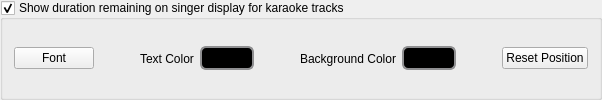
                 <widget class="QGroupBox" name="groupBoxShowDuration">
                  <property name="sizePolicy">
                   <sizepolicy hsizetype="Preferred" vsizetype="Preferred">
                    <horstretch>0</horstretch>
                    <verstretch>0</verstretch>
                   </sizepolicy>
                  </property>
                  <property name="title">
                   <string>Show duration remaining on singer display for karaoke tracks</string>
                  </property>
                  <property name="checkable">
                   <bool>true</bool>
                  </property>
                  <layout class="QHBoxLayout" name="horizontalLayout_6">
                   <item>
                    <widget class="QPushButton" name="btnDurationFont">
                     <property name="text">
                      <string>Font</string>
                     </property>
                    </widget>
                   </item>
                   <item>
                    <spacer name="horizontalSpacer_15">
                     <property name="orientation">
                      <enum>Qt::Horizontal</enum>
                     </property>
                     <property name="sizeType">
                      <enum>QSizePolicy::Fixed</enum>
                     </property>
                     <property name="sizeHint" stdset="0">
                      <size>
                       <width>40</width>
                       <height>20</height>
                      </size>
                     </property>
                    </spacer>
                   </item>
                   <item>
                    <widget class="QLabel" name="label_31">
                     <property name="text">
                      <string>Text Color</string>
                     </property>
                    </widget>
                   </item>
                   <item>
                    <widget class="QPushButton" name="btnDurationFontColor">
                     <property name="styleSheet">
                      <string notr="true">QPushButton {
    border: 2px solid #8f8f91;
    border-radius: 6px;
    background-color: rgb(0,0,0);
    min-width: 40px;
    padding-left: 5px;
    padding-right: 5px;
    padding-top: 3px;
    padding-bottom: 3px;
}

QPushButton:pressed {
    background-color: rgb(0,0,0);
}

QPushButton:flat {
    border: none; /* no border for a flat push button */
}

QPushButton:default {
    border-color: navy; /* make the default button prominent */
}</string>
                     </property>
                     <property name="text">
                      <string/>
                     </property>
                    </widget>
                   </item>
                   <item>
                    <spacer name="horizontalSpacer_16">
                     <property name="orientation">
                      <enum>Qt::Horizontal</enum>
                     </property>
                     <property name="sizeType">
                      <enum>QSizePolicy::Fixed</enum>
                     </property>
                     <property name="sizeHint" stdset="0">
                      <size>
                       <width>40</width>
                       <height>20</height>
                      </size>
                     </property>
                    </spacer>
                   </item>
                   <item>
                    <widget class="QLabel" name="label_32">
                     <property name="text">
                      <string>Background Color</string>
                     </property>
                    </widget>
                   </item>
                   <item>
                    <widget class="QPushButton" name="btnDurationBgColor">
                     <property name="styleSheet">
                      <string notr="true">QPushButton {
    border: 2px solid #8f8f91;
    border-radius: 6px;
    background-color: rgb(0,0,0);
    min-width: 40px;
    padding-left: 5px;
    padding-right: 5px;
    padding-top: 3px;
    padding-bottom: 3px;
}

QPushButton:pressed {
    background-color: rgb(0,0,0);
}

QPushButton:flat {
    border: none; /* no border for a flat push button */
}

QPushButton:default {
    border-color: navy; /* make the default button prominent */
}</string>
                     </property>
                     <property name="text">
                      <string/>
                     </property>
                    </widget>
                   </item>
                   <item>
                    <spacer name="horizontalSpacer_17">
                     <property name="orientation">
                      <enum>Qt::Horizontal</enum>
                     </property>
                     <property name="sizeHint" stdset="0">
                      <size>
                       <width>40</width>
                       <height>20</height>
                      </size>
                     </property>
                    </spacer>
                   </item>
                   <item>
                    <widget class="QPushButton" name="pushButtonResetDurationPos">
                     <property name="toolTip">
                      <string>&lt;html&gt;&lt;head/&gt;&lt;body&gt;&lt;p&gt;Reset duration display location to default.  Use this if the duration gets hidden due to a resolution or window size change.&lt;/p&gt;&lt;/body&gt;&lt;/html&gt;</string>
                     </property>
                     <property name="text">
                      <string>Reset Position</string>
                     </property>
                    </widget>
                   </item>
                  </layout>
                 </widget>
